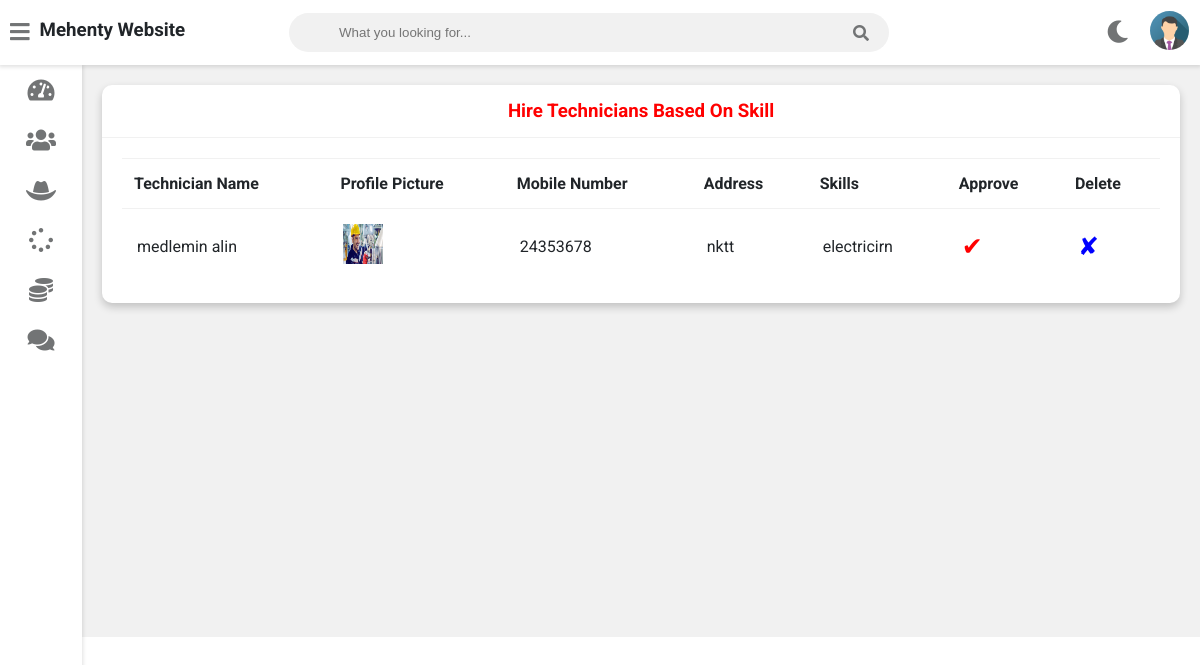
Page /admin-approve-Technician (signed in) on the committed database.
### service/models.py (models this page shows, shortened)
class Technician(models.Model):
    user=models.OneToOneField(User,on_delete=models.CASCADE)
    profile_pic= models.ImageField(upload_to='profile_pic/TechnicianProfilePic/',null=True,blank=True)
    address = models.CharField(max_length=40)
    mobile = models.CharField(max_length=20,null=False)
    skill = models.CharField(max_length=500,null=True)
    salary=models.PositiveIntegerField(null=True)
    status=models.BooleanField(default=False)
    @property
    def get_name(self):
        return self.user.first_name+" "+self.user.last_name

### service/views.py (the view)
# urls.py: path('admin-approve-Technician',views.admin_approve_Technician_view,name='admin-approve-Technician'),
@login_required(login_url='adminlogin')
def admin_approve_Technician_view(request):
    Technicians=models.Technician.objects.all().filter(status=False)
    return render(request,'service/admin_approve_Technician.html',{'Technicians':Technicians})

### templates/service/admin_approve_Technician.html
{% extends 'service/adminbase.html' %}
{% block content %}
{% load static %}
	<div class="wrapper">
		<div class="row">
			<div class="col-12 col-m-12 col-sm-12">
				<div class="card">
					<div class="card-header">
						<h3 style="color:red; text-align:center" >
							Hire Technicians Based On Skill
						</h3>
					</div>
					<div class="card-content">
						<table>
							<thead>
                <tr>
                  <th>Technician  Name</th>
                  <th>Profile Picture</th>
                  <th>Mobile Number</th>
                  <th>Address</th>
                  <th>Skills</th>
                  <th>Approve</th>
                  <th>Delete</th>
                </tr>
							</thead>
							<tbody>
                {% for m in Technicians %}
                <tr>
                  <td> {{m.get_name}}</td>
                  <td> <img src="{% static m.profile_pic.url %}" alt="Profile Pic" height="40px" width="40px" /></td>
                  <td>{{m.mobile}}</td>
                  <td>{{m.address}}</td>
                  <td>{{m.skill}}</td>
                  <td><a  style="color:red; text-decoration:none;font-size:25px;" href="{% url 'approve-Technician' m.id  %}">&#10004;</a></td>
                  <td><a style="color:blue; text-decoration:none;font-size:25px;"href="{% url 'delete-Technician' m.id  %}">&#10008;</a></td>
                </tr>
                {% endfor %}
							</tbody>
						</table>
					</div>
				</div>
			</div>
		</div>
<br><br><br><br><br><br><br><br><br><br><br><br><br><br><br><br>
	</div>
{% endblock content %}

### static/style.css (style rules this page uses)
:root { --primary-color: #4834d4; --success-color: #6ab04c; --warning-color: #f0932b; --danger-color: #eb4d4b; --light-color: #212529; --light-second-color: #727475; --light-background: #ffffff; --light-second-background: #f1f1f1; --dark-color: #909090; --dark-second-color: #f5f6fa; --dark-background: #23242D; --dark-second-background: #181818; }
.light { --main-bg-color: var(--light-background); --second-bg-color: var(--light-second-background); --main-color: var(--light-color); --second-color: var(--light-second-color); }
* { box-sizing: border-box; }
body { font-family: 'Roboto', sans-serif; background: var(--main-bg-color); color: var(--main-color); margin: 0; }
.wrapper { padding: 10px; margin-left: 82px; padding-top: 75px; background: var(--second-bg-color); transition: margin-left .5s; }
.row { display: flex; flex-wrap: wrap; flex-direction: row; }
.row:after, .row:before { box-sizing: border-box; }
[class*="col-"] { padding: 10px; }
@media only screen and (min-width: 600px) { .col-sm-12 { width: 100%; } }
@media only screen and (min-width: 768px) { .col-m-12 { width: 100%; } }
@media only screen and (min-width: 992px) { .col-12 { width: 100%; } }
.card { background: var(--main-bg-color); color: var(--main-color); border-radius: 10px; margin-bottom: 10px; box-shadow: 0 4px 8px 0 rgba(0,0,0,0.2); }
.card-header { padding: 15px 30px; border-bottom: 1px solid var(--second-bg-color); position: relative; }
.card-header h3 { margin: 0; }
.card-content { padding: 20px; overflow-x: auto; }
table { border-collapse: collapse; width: 100%; }
table td { border-top: 1px solid var(--second-bg-color); padding: 15px; }
table th { border-top: 1px solid var(--second-bg-color); border-bottom: 1px solid var(--second-bg-color); padding: 15px 12px; text-align: left; }

### rows in the picture
Technician: get_name "medlemin alin", profile_pic (picture), mobile "24353678", address "nktt", skill "electricirn"
